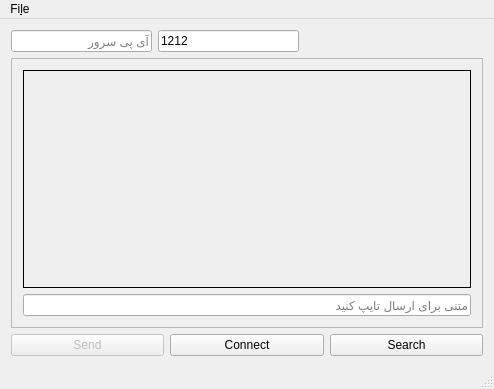
<?xml version="1.0" encoding="UTF-8"?>
<ui version="4.0">
 <class>MainWindow</class>
 <widget class="QMainWindow" name="MainWindow">
  <property name="geometry">
   <rect>
    <x>0</x>
    <y>0</y>
    <width>494</width>
    <height>389</height>
   </rect>
  </property>
  <property name="windowTitle">
   <string>Client</string>
  </property>
  <widget class="QWidget" name="centralWidget">
   <layout class="QVBoxLayout" name="verticalLayout">
    <item>
     <layout class="QHBoxLayout" name="horizontalLayout_2">
      <item>
       <widget class="QLineEdit" name="led_ip">
        <property name="statusTip">
         <string>آی پی سرور را وارد کنید</string>
        </property>
        <property name="text">
         <string/>
        </property>
        <property name="placeholderText">
         <string>آی پی سرور</string>
        </property>
       </widget>
      </item>
      <item>
       <widget class="QLineEdit" name="led_port">
        <property name="statusTip">
         <string>پرت سرور را وارد کنید</string>
        </property>
        <property name="text">
         <string>1212</string>
        </property>
        <property name="placeholderText">
         <string>پرت سرور</string>
        </property>
       </widget>
      </item>
      <item>
       <spacer name="horizontalSpacer">
        <property name="orientation">
         <enum>Qt::Horizontal</enum>
        </property>
        <property name="sizeType">
         <enum>QSizePolicy::Preferred</enum>
        </property>
        <property name="sizeHint" stdset="0">
         <size>
          <width>184</width>
          <height>20</height>
         </size>
        </property>
       </spacer>
      </item>
     </layout>
    </item>
    <item>
     <widget class="QScrollArea" name="scrollArea">
      <property name="widgetResizable">
       <bool>true</bool>
      </property>
      <widget class="QWidget" name="scrollAreaWidgetContents">
       <property name="geometry">
        <rect>
         <x>0</x>
         <y>0</y>
         <width>478</width>
         <height>250</height>
        </rect>
       </property>
       <layout class="QVBoxLayout" name="verticalLayout_2">
        <item>
         <widget class="QLabel" name="label_reciveText">
          <property name="font">
           <font>
            <family>ABeeZee</family>
            <pointsize>11</pointsize>
           </font>
          </property>
          <property name="frameShape">
           <enum>QFrame::Box</enum>
          </property>
          <property name="frameShadow">
           <enum>QFrame::Plain</enum>
          </property>
          <property name="text">
           <string/>
          </property>
          <property name="alignment">
           <set>Qt::AlignLeading|Qt::AlignLeft|Qt::AlignTop</set>
          </property>
          <property name="wordWrap">
           <bool>true</bool>
          </property>
          <property name="textInteractionFlags">
           <set>Qt::LinksAccessibleByKeyboard|Qt::LinksAccessibleByMouse|Qt::TextBrowserInteraction|Qt::TextSelectableByKeyboard|Qt::TextSelectableByMouse</set>
          </property>
         </widget>
        </item>
        <item>
         <widget class="QLineEdit" name="led_sendText">
          <property name="statusTip">
           <string/>
          </property>
          <property name="text">
           <string/>
          </property>
          <property name="placeholderText">
           <string>متنی برای ارسال تایپ کنید</string>
          </property>
         </widget>
        </item>
       </layout>
      </widget>
     </widget>
    </item>
    <item>
     <layout class="QHBoxLayout" name="horizontalLayout">
      <item>
       <widget class="QPushButton" name="btn_send">
        <property name="enabled">
         <bool>false</bool>
        </property>
        <property name="text">
         <string>Send</string>
        </property>
        <property name="autoDefault">
         <bool>false</bool>
        </property>
        <property name="default">
         <bool>true</bool>
        </property>
        <property name="flat">
         <bool>false</bool>
        </property>
       </widget>
      </item>
      <item>
       <widget class="QPushButton" name="btn_connect">
        <property name="sizePolicy">
         <sizepolicy hsizetype="Minimum" vsizetype="Fixed">
          <horstretch>0</horstretch>
          <verstretch>0</verstretch>
         </sizepolicy>
        </property>
        <property name="styleSheet">
         <string notr="true"/>
        </property>
        <property name="text">
         <string>Connect</string>
        </property>
       </widget>
      </item>
      <item>
       <widget class="QPushButton" name="btn_search">
        <property name="text">
         <string>Search</string>
        </property>
       </widget>
      </item>
     </layout>
    </item>
   </layout>
  </widget>
  <widget class="QMenuBar" name="menuBar">
   <property name="geometry">
    <rect>
     <x>0</x>
     <y>0</y>
     <width>494</width>
     <height>27</height>
    </rect>
   </property>
   <widget class="QMenu" name="menuFile">
    <property name="title">
     <string>Fi&amp;le</string>
    </property>
    <addaction name="separator"/>
    <addaction name="actionClear"/>
    <addaction name="separator"/>
    <addaction name="actionExit"/>
   </widget>
   <addaction name="menuFile"/>
  </widget>
  <widget class="QStatusBar" name="statusBar"/>
  <action name="actionExit">
   <property name="text">
    <string>&amp;Exit</string>
   </property>
  </action>
  <action name="actionClear">
   <property name="text">
    <string>&amp;Clear</string>
   </property>
   <property name="shortcut">
    <string>Ctrl+L</string>
   </property>
  </action>
 </widget>
 <layoutdefault spacing="6" margin="11"/>
 <tabstops>
  <tabstop>btn_send</tabstop>
  <tabstop>btn_connect</tabstop>
  <tabstop>led_ip</tabstop>
 </tabstops>
 <resources/>
 <connections>
  <connection>
   <sender>led_sendText</sender>
   <signal>returnPressed()</signal>
   <receiver>btn_send</receiver>
   <slot>click()</slot>
   <hints>
    <hint type="sourcelabel">
     <x>36</x>
     <y>304</y>
    </hint>
    <hint type="destinationlabel">
     <x>88</x>
     <y>348</y>
    </hint>
   </hints>
  </connection>
 </connections>
</ui>
